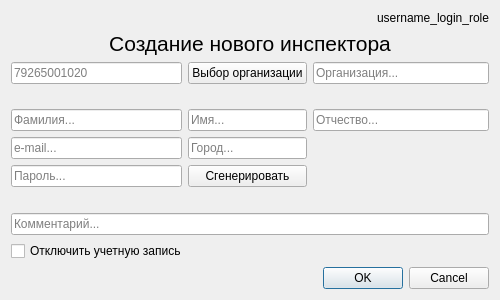
<?xml version="1.0" encoding="UTF-8"?>
<ui version="4.0">
 <class>Create_inspector</class>
 <widget class="QDialog" name="Create_inspector">
  <property name="windowModality">
   <enum>Qt::NonModal</enum>
  </property>
  <property name="geometry">
   <rect>
    <x>0</x>
    <y>0</y>
    <width>500</width>
    <height>300</height>
   </rect>
  </property>
  <property name="minimumSize">
   <size>
    <width>500</width>
    <height>300</height>
   </size>
  </property>
  <property name="maximumSize">
   <size>
    <width>500</width>
    <height>300</height>
   </size>
  </property>
  <property name="windowTitle">
   <string>Логистик</string>
  </property>
  <property name="modal">
   <bool>false</bool>
  </property>
  <layout class="QGridLayout" name="gridLayout">
   <item row="4" column="1" colspan="2">
    <widget class="QPushButton" name="pushButton_select_organization">
     <property name="text">
      <string>Выбор организации</string>
     </property>
    </widget>
   </item>
   <item row="4" column="3" colspan="2">
    <widget class="QLineEdit" name="lineEdit">
     <property name="placeholderText">
      <string>Организация...</string>
     </property>
    </widget>
   </item>
   <item row="12" column="4">
    <widget class="QDialogButtonBox" name="buttonBox">
     <property name="standardButtons">
      <set>QDialogButtonBox::Cancel|QDialogButtonBox::Ok</set>
     </property>
    </widget>
   </item>
   <item row="6" column="3" colspan="2">
    <widget class="QLineEdit" name="lineEdit_last_name">
     <property name="placeholderText">
      <string>Отчество...</string>
     </property>
    </widget>
   </item>
   <item row="9" column="0">
    <spacer name="verticalSpacer">
     <property name="orientation">
      <enum>Qt::Vertical</enum>
     </property>
     <property name="sizeHint" stdset="0">
      <size>
       <width>20</width>
       <height>40</height>
      </size>
     </property>
    </spacer>
   </item>
   <item row="0" column="0" colspan="5">
    <widget class="QLabel" name="label_username_login_role">
     <property name="text">
      <string>username_login_role</string>
     </property>
     <property name="alignment">
      <set>Qt::AlignRight|Qt::AlignTrailing|Qt::AlignVCenter</set>
     </property>
    </widget>
   </item>
   <item row="6" column="0">
    <widget class="QLineEdit" name="lineEdit_second_name">
     <property name="placeholderText">
      <string>Фамилия...</string>
     </property>
    </widget>
   </item>
   <item row="1" column="0" colspan="5">
    <widget class="QLabel" name="label_create_inspector">
     <property name="font">
      <font>
       <pointsize>16</pointsize>
      </font>
     </property>
     <property name="text">
      <string>Создание нового инспектора</string>
     </property>
     <property name="alignment">
      <set>Qt::AlignCenter</set>
     </property>
    </widget>
   </item>
   <item row="11" column="0" colspan="2">
    <widget class="QCheckBox" name="checkBox_disabled_inspector">
     <property name="text">
      <string>Отключить учетную запись</string>
     </property>
    </widget>
   </item>
   <item row="6" column="1" colspan="2">
    <widget class="QLineEdit" name="lineEdit_first_name">
     <property name="placeholderText">
      <string>Имя...</string>
     </property>
    </widget>
   </item>
   <item row="8" column="1" colspan="2">
    <widget class="QPushButton" name="pushButton_generate">
     <property name="text">
      <string>Сгенерировать</string>
     </property>
    </widget>
   </item>
   <item row="10" column="0" colspan="5">
    <widget class="QLineEdit" name="lineEdit_comment">
     <property name="placeholderText">
      <string>Комментарий...</string>
     </property>
    </widget>
   </item>
   <item row="7" column="0">
    <widget class="QLineEdit" name="lineEdit_email">
     <property name="placeholderText">
      <string>e-mail...</string>
     </property>
    </widget>
   </item>
   <item row="7" column="1" colspan="2">
    <widget class="QLineEdit" name="lineEdit_city">
     <property name="placeholderText">
      <string>Город...</string>
     </property>
    </widget>
   </item>
   <item row="4" column="0">
    <widget class="QLineEdit" name="lineEdit_phone_number">
     <property name="placeholderText">
      <string>79265001020</string>
     </property>
    </widget>
   </item>
   <item row="8" column="0">
    <widget class="QLineEdit" name="lineEdit_password">
     <property name="placeholderText">
      <string>Пароль...</string>
     </property>
    </widget>
   </item>
   <item row="5" column="0">
    <spacer name="verticalSpacer_2">
     <property name="orientation">
      <enum>Qt::Vertical</enum>
     </property>
     <property name="sizeHint" stdset="0">
      <size>
       <width>20</width>
       <height>40</height>
      </size>
     </property>
    </spacer>
   </item>
  </layout>
 </widget>
 <tabstops>
  <tabstop>lineEdit_phone_number</tabstop>
  <tabstop>pushButton_select_organization</tabstop>
  <tabstop>lineEdit</tabstop>
  <tabstop>lineEdit_second_name</tabstop>
  <tabstop>lineEdit_first_name</tabstop>
  <tabstop>lineEdit_last_name</tabstop>
  <tabstop>lineEdit_email</tabstop>
  <tabstop>lineEdit_city</tabstop>
  <tabstop>lineEdit_password</tabstop>
  <tabstop>pushButton_generate</tabstop>
  <tabstop>lineEdit_comment</tabstop>
  <tabstop>checkBox_disabled_inspector</tabstop>
 </tabstops>
 <resources/>
 <connections>
  <connection>
   <sender>buttonBox</sender>
   <signal>accepted()</signal>
   <receiver>Create_inspector</receiver>
   <slot>accept()</slot>
   <hints>
    <hint type="sourcelabel">
     <x>408</x>
     <y>286</y>
    </hint>
    <hint type="destinationlabel">
     <x>250</x>
     <y>153</y>
    </hint>
   </hints>
  </connection>
  <connection>
   <sender>buttonBox</sender>
   <signal>rejected()</signal>
   <receiver>Create_inspector</receiver>
   <slot>reject()</slot>
   <hints>
    <hint type="sourcelabel">
     <x>408</x>
     <y>286</y>
    </hint>
    <hint type="destinationlabel">
     <x>250</x>
     <y>153</y>
    </hint>
   </hints>
  </connection>
  <connection>
   <sender>pushButton_generate</sender>
   <signal>clicked()</signal>
   <receiver>Create_inspector</receiver>
   <slot>show()</slot>
   <hints>
    <hint type="sourcelabel">
     <x>236</x>
     <y>181</y>
    </hint>
    <hint type="destinationlabel">
     <x>250</x>
     <y>153</y>
    </hint>
   </hints>
  </connection>
  <connection>
   <sender>pushButton_select_organization</sender>
   <signal>clicked()</signal>
   <receiver>Create_inspector</receiver>
   <slot>open()</slot>
   <hints>
    <hint type="sourcelabel">
     <x>236</x>
     <y>74</y>
    </hint>
    <hint type="destinationlabel">
     <x>250</x>
     <y>153</y>
    </hint>
   </hints>
  </connection>
  <connection>
   <sender>checkBox_disabled_inspector</sender>
   <signal>stateChanged(int)</signal>
   <receiver>Create_inspector</receiver>
   <slot>showMaximized()</slot>
   <hints>
    <hint type="sourcelabel">
     <x>121</x>
     <y>256</y>
    </hint>
    <hint type="destinationlabel">
     <x>250</x>
     <y>153</y>
    </hint>
   </hints>
  </connection>
 </connections>
</ui>
